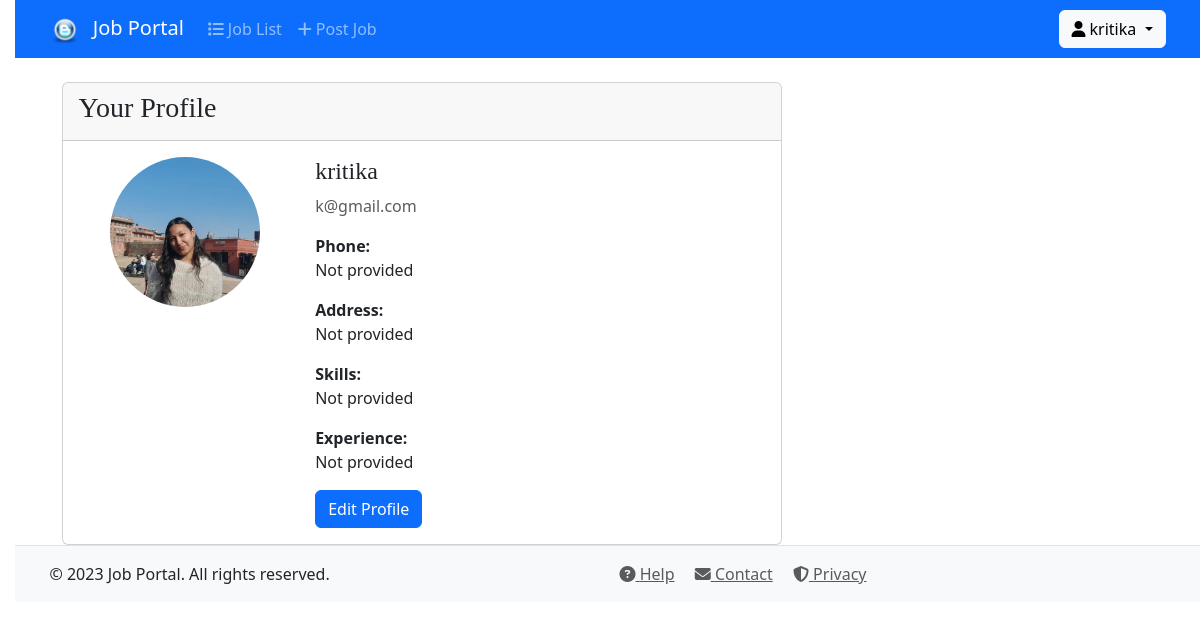
Screenshot of /profile/ (signed in) with the database file from the repository.
### job_app/models.py (models this page shows, shortened)
class UserProfile(models.Model):
    user = models.OneToOneField(User, on_delete=models.CASCADE)
    is_employer = models.BooleanField(default=False)
    phone_number = models.CharField(max_length=20, blank=True)
    address = models.TextField(blank=True)
    skills = models.TextField(blank=True)
    experience = models.TextField(blank=True)
    resume = models.FileField(upload_to='resumes/', blank=True)
    profile_picture = models.ImageField(upload_to='profile_pics/', blank=True)
    created_at = models.DateTimeField(auto_now_add=True)
    updated_at = models.DateTimeField(auto_now=True)

### job_app/views.py (the view)
# urls.py: path('profile/', profile, name='profile'),
@login_required
def profile(request):
    profile, created = UserProfile.objects.get_or_create(user=request.user)
    return render(request, 'profile.html', {'profile': profile})

### templates/profile.html (shortened to what this page needs)
{% extends "base.html" %}
{% block content %}
<div class="container mt-4">
    <div class="row">
        <div class="col-md-8">
            <div class="card">
                <div class="card-header">
                    <h3>Your Profile</h3>
                </div>
                <div class="card-body">
                    <div class="row">
                        <div class="col-md-4 text-center">
                            {% if profile.profile_picture %}
                                <img src="{{ profile.profile_picture.url }}"
                                     class="img-fluid rounded-circle mb-3"
                                     alt="Profile Picture"
                                     style="max-width: 150px;">
                            {% else %}
                                <div class="bg-light rounded-circle d-flex align-items-center justify-content-center"
                                     style="width: 150px; height: 150px;">
                                    <i class="fas fa-user fa-3x text-muted"></i>
                                </div>
                            {% endif %}
                        </div>
                        <div class="col-md-8">
                            <h4>{{ profile.user.username }}</h4>
                            <p class="text-muted">{{ profile.user.email }}</p>
                            <div class="mb-3">
                                <strong>Phone:</strong>
                                <p>{{ profile.phone_number|default:"Not provided" }}</p>
                            </div>
                            <div class="mb-3">
                                <strong>Address:</strong>
                                <p>{{ profile.address|default:"Not provided" }}</p>
                            </div>
                            <div class="mb-3">
                                <strong>Skills:</strong>
                                <p>{{ profile.skills|default:"Not provided" }}</p>
                            </div>
                            <div class="mb-3">
                                <strong>Experience:</strong>
                                <p>{{ profile.experience|default:"Not provided" }}</p>
                            </div>
                            <a href="{% url 'edit_profile' %}" class="btn btn-primary">
                                Edit Profile
                            </a>
                        </div>
                    </div>
                </div>
            </div>
        </div>
    </div>
</div>
{% endblock %}

### templates/base.html (shortened to what this page needs)
{% load static %}
<!doctype html>
<html lang="en">
<head>
  <link href="{% static 'css/bootstrap.min.css' %}" rel="stylesheet">
  <link href="{% static 'css/blog.css' %}" rel="stylesheet">
  <link rel="stylesheet" href="https://cdnjs.cloudflare.com/ajax/libs/font-awesome/6.4.0/css/all.min.css">
  <link rel="stylesheet" href="{% static 'css/custom.css' %}">
</head>
<body>
  <nav class="navbar navbar-expand-lg navbar-dark bg-primary mb-4">
    <div class="container">
      <a class="navbar-brand" href="/">
        <img src="{% static 'img/favicon.ico' %}" alt="Job Portal" width="30" class="me-2">
        Job Portal
      </a>
      <div class="collapse navbar-collapse" id="navbarNav">
        <ul class="navbar-nav me-auto mb-2 mb-lg-0">
          <li class="nav-item">
            <a class="nav-link" href="{% url 'job_list' %}">
              <i class="fas fa-list me-1"></i>Job List
            </a>
          </li>
          {% if request.user.is_authenticated %}
          <li class="nav-item">
            <a class="nav-link" href="{% url 'post_job' %}">
              <i class="fas fa-plus me-1"></i>Post Job
            </a>
          </li>
          {% endif %}
        </ul>
        <div class="d-flex">
          {% if request.user.is_authenticated %}
            <div class="dropdown">
              <button class="btn btn-light dropdown-toggle" type="button" data-bs-toggle="dropdown">
                <i class="fas fa-user me-1"></i>{{ request.user.username }}
              </button>
            </div>
          {% else %}
            <a href="{% url 'login' %}" class="btn btn-light">
              <i class="fas fa-sign-in-alt me-1"></i>Login
            </a>
          {% endif %}
        </div>
      </div>
    </div>
  </nav>
  <div class="container">
    {% block content %}
    {% endblock content %}
  </div>
  <footer class="footer mt-auto py-3 bg-light">
    <div class="container">
      <div class="row">
        <div class="col-md-6">
          <p class="mb-0">&copy; 2023 Job Portal. All rights reserved.</p>
        </div>
        <div class="col-md-6 text-right">
          <a href="#" class="text-muted me-3"><i class="fas fa-question-circle"></i> Help</a>
          <a href="#" class="text-muted me-3"><i class="fas fa-envelope"></i> Contact</a>
          <a href="#" class="text-muted"><i class="fas fa-shield-alt"></i> Privacy</a>
        </div>
      </div>
    </div>
  </footer>
</body>
</html>

### static/css/blog.css (style rules this page uses)
body { padding-left: 15px; }
h1, h2, h3, h4 { font-family: "Lobster", cursive; }

### static/css/custom.css (style rules this page uses)
.navbar-brand img { height: 30px; width: auto; }
footer { border-top: 1px solid #dee2e6; margin-top: 3rem; padding: 1rem 0; }

### rows the page displays
UserProfile: profile_picture (picture), user.username "kritika", user.email "k@gmail.com", phone_number "Not provided", address "Not provided", skills "Not provided", experience "Not provided"

### other values shown
{{ request.user.username }} "kritika"
